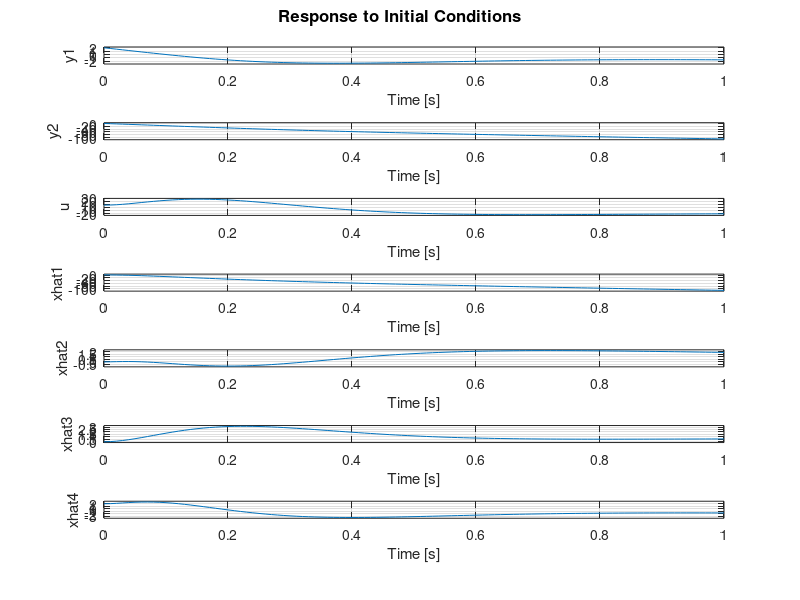
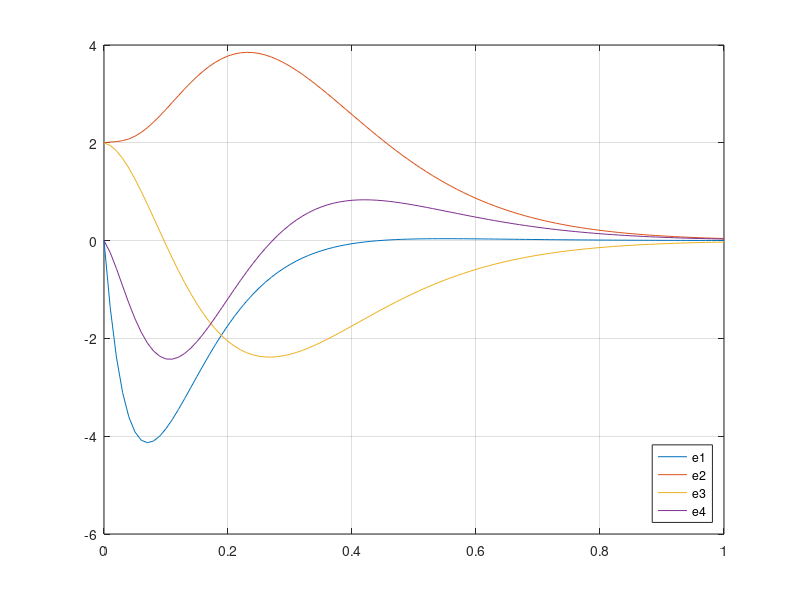

Here is the MATLAB script that generated these plots, in order:
% Plant
A = [ -0.01357      -32.2          -46.3            0
       0.00012        0              1.214          0
      -0.0001212      0             -1.214          1
       0.00057        0             -9.1           -0.6696  ];

B = [ -0.433;
       0.1394;
      -0.1394;
      -0.1577   ];

C = [  0              0              0              1
       1              0              0              0       ];

D = [  0
       0        ];

x0 = [ 2
       2
       2
       2        ];
 
sys = ss (A, B, C, D);
sys = set (sys, 'inputname', 'u', 'outputname', 'y', 'statename', 'x')


% Controller
lambda_sys_desired = [ -0.5   -1+1j   -1-1j   -2  ]

F = place (sys, lambda_sys_desired)

ctrl = ss (-F);
ctrl = set (ctrl, 'inputname', 'xhat', 'outputname', 'u')


% Observer
lambda_obs_desired = [ -10    -11     -12     -13 ]

K = place (sys.', lambda_obs_desired).'

obs = ss (A-K*C, [B, K]);
obs = set (obs, 'inputname', {'u', 'y1', 'y2'}, 'outputname', 'xhat', 'statename', 'xhat')


% Entire System
N = connect (sys, ctrl, obs, ':', ':')


% Initial Conditions
y0 = C * x0;
x0hat = pinv (C.' * C) * C.' * y0;


% Simulation
figure (1)
initial (N, [x0; x0hat], 1)

figure (2)
[Y, T, X] = initial (N, [x0; x0hat], 1);
ERR = X(:, 1:4) - X(:, 5:8);
plot (T, ERR)
grid on
legend ('e1', 'e2', 'e3', 'e4', 'location', 'southeast')


